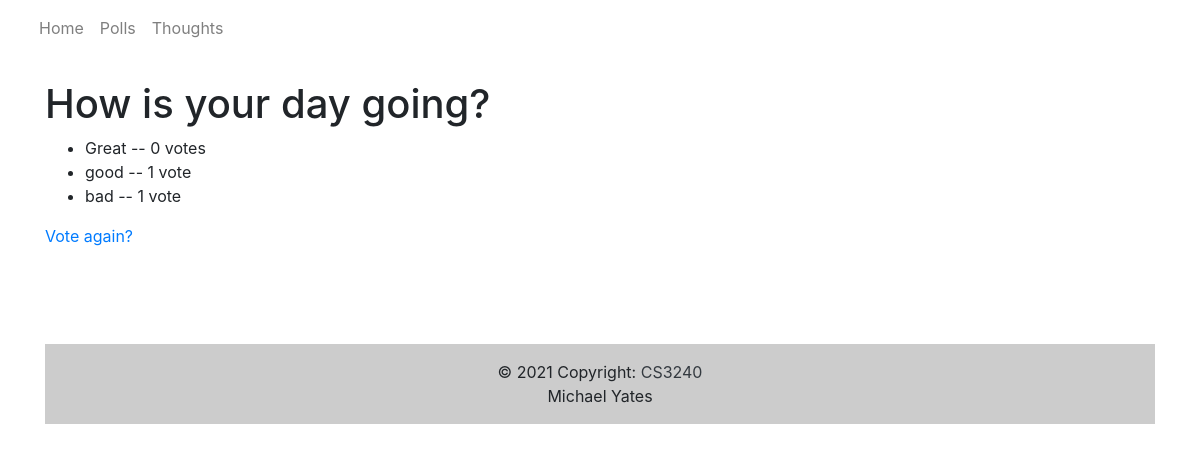
Before: /polls/2/results/ with the older database file.
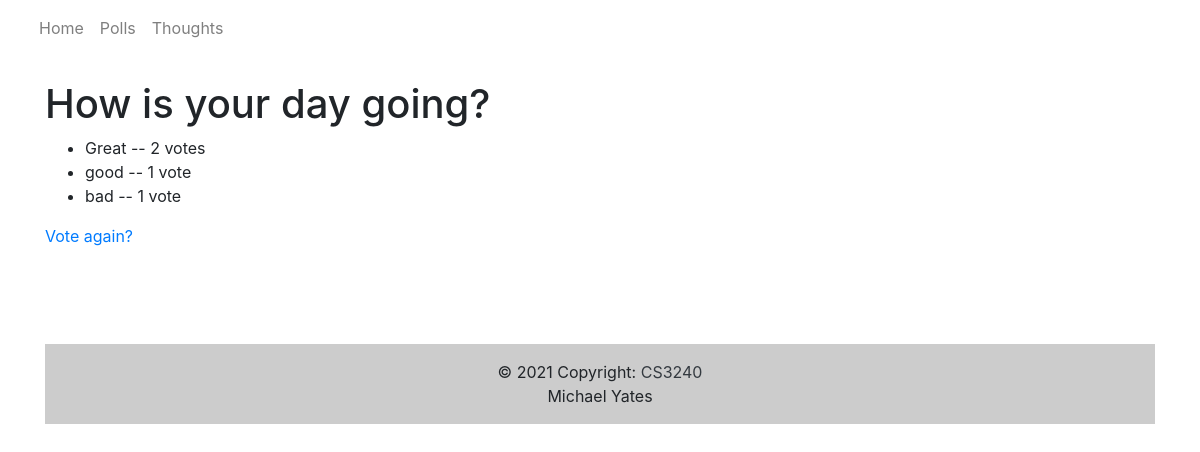
After: the same page with the newer database file.
### polls/models.py (models this page shows, shortened)
class Choice(models.Model):
    question = models.ForeignKey(Question, on_delete=models.CASCADE)
    choice_text = models.CharField(max_length=200)
    votes = models.IntegerField(default=0)

### polls/views.py (the view)
# urls.py: path('<int:pk>/results/', views.ResultsView.as_view(), name='results'),
class ResultsView(generic.DetailView):
    model = Question
    template_name = 'polls/results.html'

### polls/templates/polls/results.html (shortened to what this page needs)
{% extends "polls/base.html" %}
{% block content %}
<!doctype html>
<html lang="en">
  <head>
    <link rel="stylesheet" href="https://stackpath.bootstrapcdn.com/bootstrap/4.1.3/css/bootstrap.min.css">
  </head>
  <body>
    <h1>{{question.question_text}}</h1>
    <ul>
    {% for choice in question.choice_set.all %}
    <li>{{ choice.choice_text }} -- {{ choice.votes }} vote{{ choice.votes|pluralize }}</li>
    {% endfor %}
    </ul>
    <a href="{% url 'polls:detail' question.id %}">Vote again?</a>
  </body>
</html>
{% endblock %}

Changed rows visible on the page:
changed Choice "Great": votes "0" → "2"
